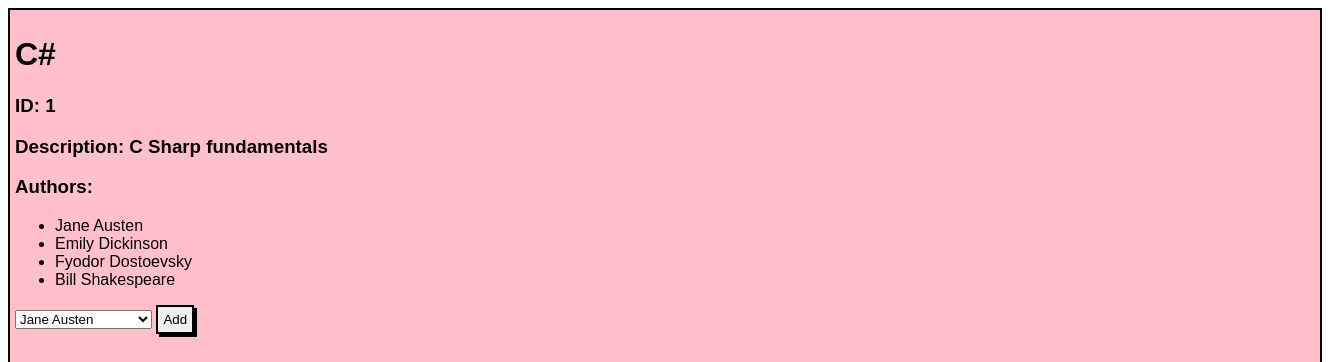
Page /books/1 on the earlier database version.
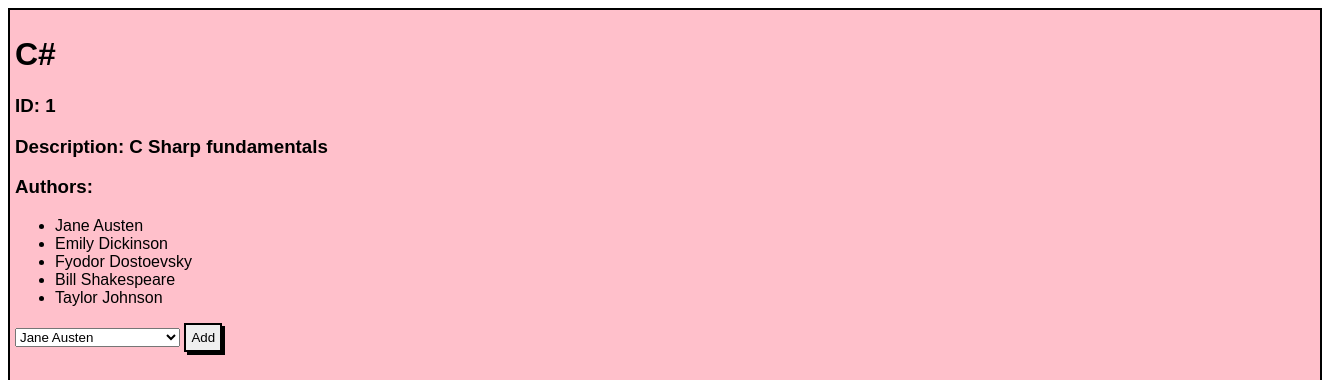
Same page on the later database version.
### main_app/models.py (models this page shows, shortened)
class Author(models.Model):
    first_name = models.CharField(max_length=255)
    last_name = models.CharField(max_length=255)
    books = models.ManyToManyField(Book, related_name='authors', null=True)
    notes = models.TextField(null=True)
    created_at = models.DateTimeField(auto_now_add=True)
    updated_at = models.DateTimeField(auto_now=True)

### main_app/views.py (the view)
# urls.py: path('books/<int:book_id>', views.show_book),
def show_book(request, book_id):
    one_book = Book.objects.get(id=book_id)
    all_authors = Author.objects.all()
    context = {
        'book' : one_book,
        "all_authors" : all_authors
    }
    return render(request, 'show_book.html', context)

### main_app/templates/show_book.html (shortened to what this page needs)
<!DOCTYPE html>
<html lang="en">
<head>
    {% load static %}
    <link rel="stylesheet" type="text/css" href="{% static 'style.css' %}">
</head>
<body>
    <div class="show_container">
        <h1>{{book.title}}</h1>
        <h3>ID: {{book.id}}</h3>
        <h3>Description: {{book.desc}}</h3>
        <h3>Authors:</h3>
        <ul>
            {% for author in book.authors.all %}
            <li>{{author.first_name}} {{author.last_name}}</li>
            {% endfor %}
        </ul>
        <form action="/addAuthorToBook" method="post">
            <select name="author_id" id="author_id">
                {% for author in all_authors %}
                    <option value="{{author.id}}">{{author.first_name}} {{author.last_name}}</option>
                {% endfor %}
            </select>
            <input type="submit" value="Add" id='add_button'>
        </form>
    </div>
</body>
</html>

Differences in the rows shown:
added Author: first_name "Taylor", last_name "Johnson"
